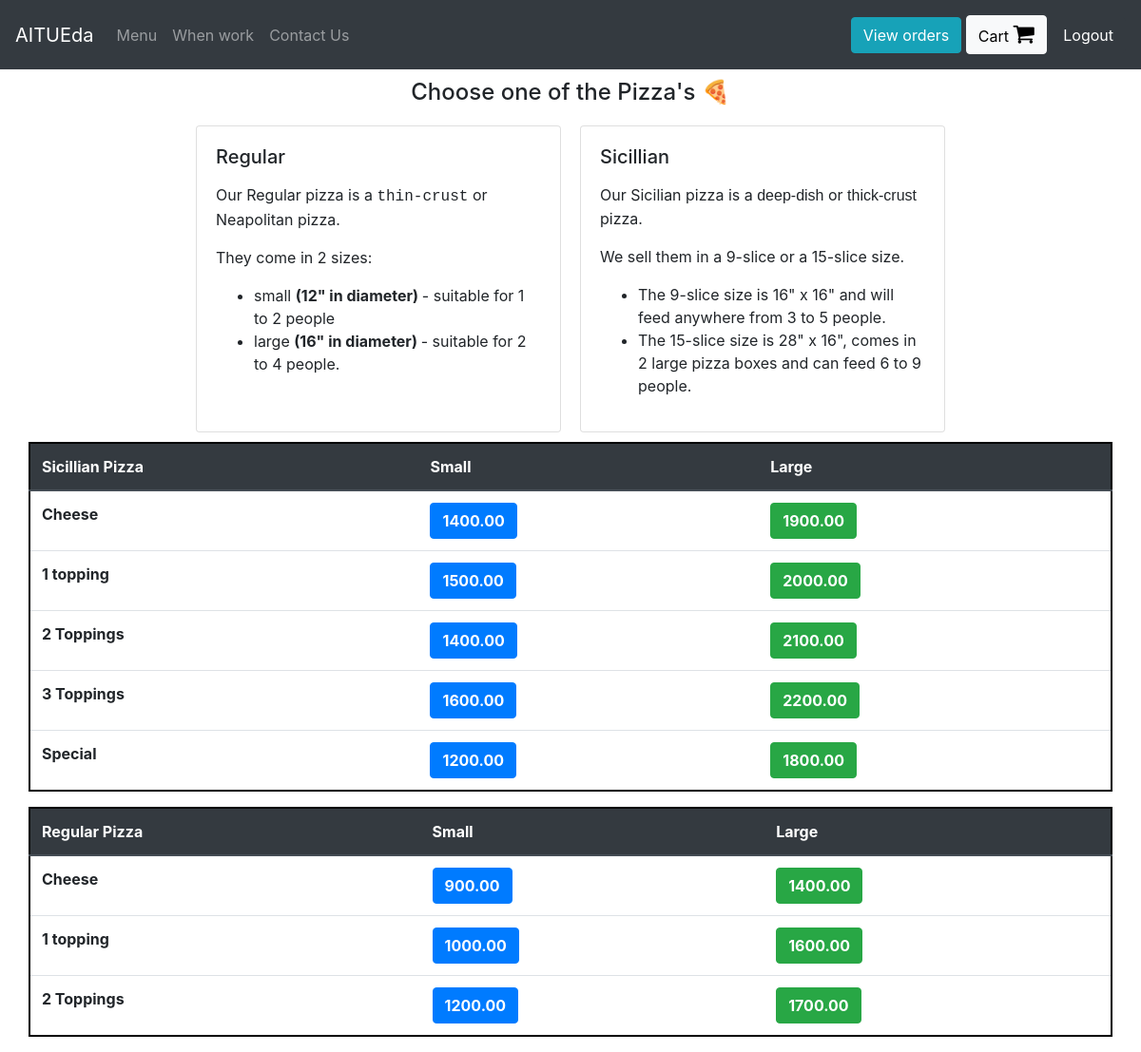
The app's page /Pizza (signed in), older data.
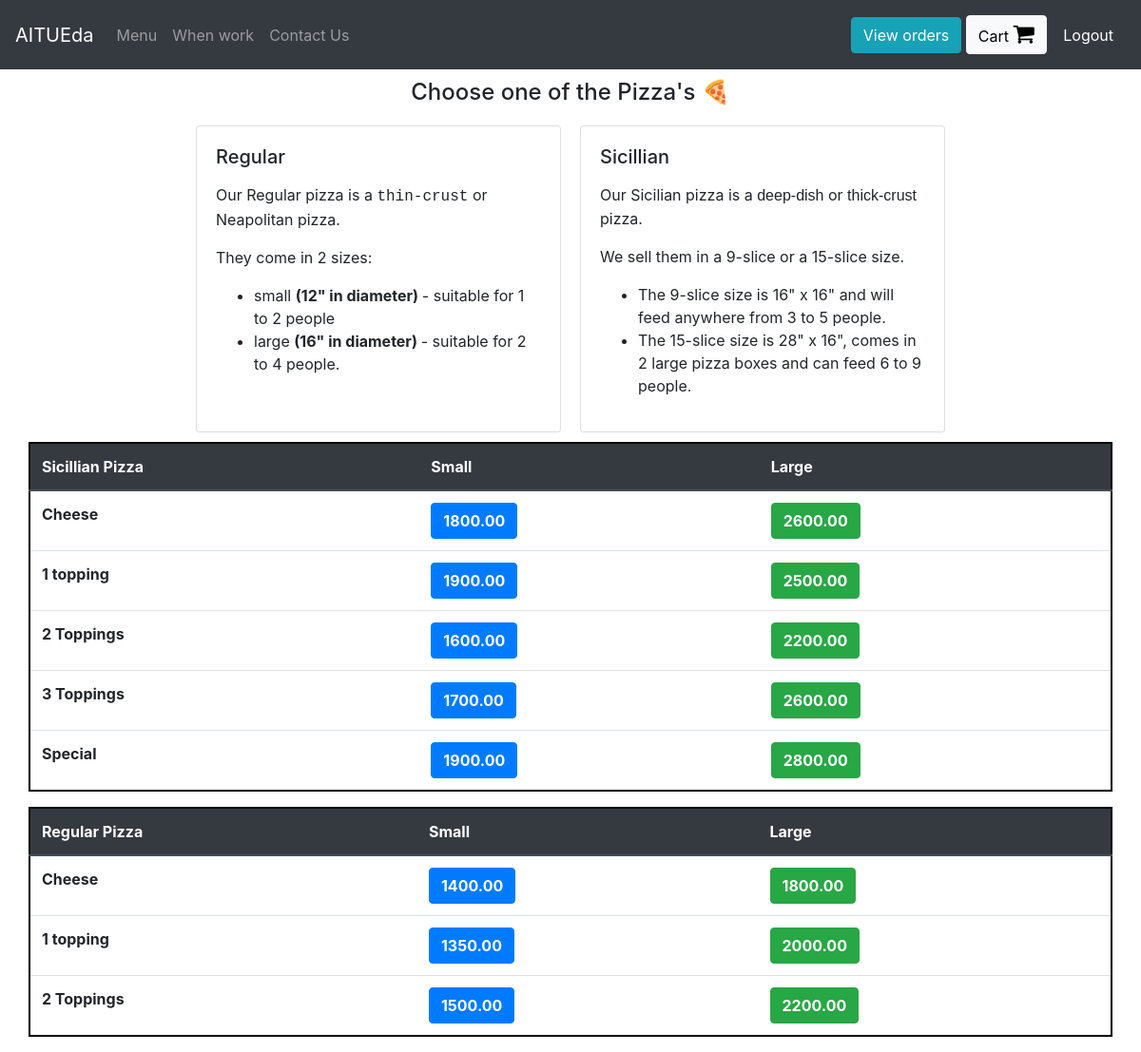
The same page, newer data.
### orders/models.py (models this page shows, shortened)
class RegularPizza(models.Model):
    pizza_choice = models.CharField(max_length=200)
    small_price = models.DecimalField(max_digits=6, decimal_places=2)
    large_price = models.DecimalField(max_digits=6, decimal_places=2)
    category_description = models.TextField()  # make this the wysiwyg text field

class SicilianPizza(models.Model):
    pizza_choice = models.CharField(max_length=200)
    small_price = models.DecimalField(max_digits=6, decimal_places=2)
    large_price = models.DecimalField(max_digits=6, decimal_places=2)
    category_description = models.TextField()  # make this the wysiwyg text field

### orders/views.py (the view)
# urls.py: path("Pizza", views.pizza, name="pizza"),
def pizza(request):
    if request.user.is_authenticated:
        return render(request, "orders/pizza.html",
                      context={"regular_pizza": RegularPizza.objects.all, "sicillian_pizza": SicilianPizza.objects.all,
                               "toppings": Toppings.objects.all, "number_of_toppings": [1, 2, 3]})
    else:
        return redirect("orders:login")

### orders/models.py (called while the page is built)
    def __str__(self):
        return f"{self.topping_name}"

### orders/templates/orders/pizza.html (shortened to what this page needs)
{% extends 'orders/header.html' %}
{% block content %}
    <div class="container">
      <h4 style="margin:10px; text-align:center;"> Choose one of the Pizza's &#x1f355 </h4>
      <div class="row justify-content-center">
            <div class="card" id="regular_pizza_card" style="width: 24rem; margin:10px;">
              <div class="card-body">
                <h5 class="card-title" >Regular </h5>
                {% for pizza in regular_pizza %}
                  {% if pizza.category_description != "default" %}
                    <p class="card-text">{{ pizza.category_description | safe}}</p>
                  {% endif %}
                {% endfor %}
              </div>
            </div>
            <div class="card" id="sicillian_pizza_card" style="width: 24rem; margin:10px;">
              <div class="card-body">
                <h5 class="card-title">Sicillian </h5>
                {% for pizza in sicillian_pizza %}
                  {% if pizza.category_description != "default" %}
                    <p class="card-text">{{ pizza.category_description | safe }}</p>
                  {% endif %}
                {% endfor %}
              </div>
            </div>
      </div>
      <div class="row" >
        <table class="table" id="sicillian_pizza_table" style="border: 2px solid black">
          <thead class="thead-dark">
            <tr>
              <th scope="col">Sicillian Pizza</th>
              <th scope="col">Small</th>
              <th scope="col">Large</th>
            </tr>
          </thead>
          <tbody>
            {% for pizza in sicillian_pizza %}
              <tr>
                <th>{{pizza.pizza_choice}}</th>
                {% if forloop.counter0 in number_of_toppings %}
                  <td><button type="button" class="btn btn-primary add_to_cart"  onclick="pizza_toppings({{forloop.counter0}}, 'Small Sicillian', {{pizza.small_price}})"><strong>{{pizza.small_price}}</strong></button></td>
                  <td><button type="button" class="btn btn-success add_to_cart"  onclick="pizza_toppings({{forloop.counter0}}, 'Large Sicillian', {{pizza.large_price}})"><strong>{{pizza.large_price}}</strong></button></td>
                {% else %}
                  <td><button type="button" class="btn btn-primary add_to_cart"  onclick="add_to_cart({item_description: 'Small Sicillian Pizza - {{pizza.pizza_choice}}' , price: {{pizza.small_price}} })"><strong>{{pizza.small_price}}</strong></button></td>
                  <td><button type="button" class="btn btn-success add_to_cart"  onclick="add_to_cart({item_description: 'Large Sicillian Pizza - {{pizza.pizza_choice}}' , price: {{pizza.large_price}} })"><strong>{{pizza.large_price}}</strong></button></td>
                {% endif %}
              </tr>
            {% endfor %}
          </tbody>
        </table>
        <table class="table" id="regular_pizza_table" style="border: 2px solid black">
          <thead class="thead-dark">
            <tr>
              <th scope="col">Regular Pizza</th>
              <th scope="col">Small</th>
              <th scope="col">Large</th>
            </tr>
          </thead>
          <tbody>
            {% for pizza in regular_pizza %}
              <tr>
                <th>{{pizza.pizza_choice}}</th>
                {% if forloop.counter0 in number_of_toppings %}
                  <td><button type="button" class="btn btn-primary add_to_cart"  onclick="pizza_toppings({{forloop.counter0}}, 'Small Regular', {{pizza.small_price}})"><strong>{{pizza.small_price}}</strong></button></td>
                  <td><button type="button" class="btn btn-success add_to_cart"  onclick="pizza_toppings({{forloop.counter0}}, 'Large Regular', {{pizza.large_price}})"><strong>{{pizza.large_price}}</strong></button></td>
                {% else %}
                  <td><button type="button" class="btn btn-primary add_to_cart"  onclick="add_to_cart({item_description: 'Small Regular Pizza - {{pizza.pizza_choice}}' , price: {{pizza.small_price}} })"><strong>{{pizza.small_price}}</strong></button></td>
                  <td><button type="button" class="btn btn-success add_to_cart"  onclick="add_to_cart({item_description: 'Large Regular Pizza - {{pizza.pizza_choice}}' , price: {{pizza.large_price}} })"><strong>{{pizza.large_price}}</strong></button></td>
                {% endif %}
              </tr>
            {% endfor %}
          </tbody>
        </table>
      </div>
    </div>
{% endblock %}

### orders/templates/orders/header.html (shortened to what this page needs)
<!doctype html>
<html lang="en">
  <head>
    <link rel="stylesheet" href="https://stackpath.bootstrapcdn.com/bootstrap/4.3.1/css/bootstrap.min.css">
    <link rel="stylesheet" href="https://cdnjs.cloudflare.com/ajax/libs/font-awesome/4.7.0/css/font-awesome.min.css">
    <link href="https://cdnjs.cloudflare.com/ajax/libs/toastr.js/latest/toastr.min.css" rel="stylesheet"/>
    {% load static %}
    <link rel="stylesheet" href="{% static 'orders/main.js' %}">
  </head>
  <body>
    <nav class="navbar navbar-expand-lg navbar-dark bg-dark">
      <a class="navbar-brand" href="#">AITUEda</a>
      <div class="collapse navbar-collapse" id="navbarText">
        {% if user.is_authenticated %}
        <ul class="navbar-nav mr-auto">
          <li class="nav-item">
            <a class="nav-link" href="/">Menu</a>
          </li>
          <li class="nav-item">
            <a class="nav-link" href="/hours">When work</a>
          </li>
          <li class="nav-item">
            <a class="nav-link" href="/contact">Contact Us</a>
          </li>
        </ul>
        <span class="navbar-text">
          <a href="/view-orders" class="btn btn-info">View orders</a>
          <a href="/cart" id="cart_button" class="btn btn-light" style="color:black;">Cart <i class="fa fa-shopping-cart" style="font-size:24px;"></i></a>
          <button type="button" class="btn btn-dark" onclick="logout()">Logout</button>
        </span>
        {% endif %}
      </div>
    </nav>
    {% block content %}
    {% endblock %}
  </body>
</html>

Row changes from the older to the newer data that the page shows:
changed RegularPizza "Cheese": small_price "900.00" → "1400.00"; large_price "1400.00" → "1800.00"
changed SicilianPizza "Cheese": small_price "1400.00" → "1800.00"; large_price "1900.00" → "2600.00"
changed SicilianPizza "1 topping": small_price "1500.00" → "1900.00"; large_price "2000.00" → "2500.00"
changed SicilianPizza "2 Toppings": small_price "1400.00" → "1600.00"; large_price "2100.00" → "2200.00"
changed SicilianPizza "3 Toppings": small_price "1600.00" → "1700.00"; large_price "2200.00" → "2600.00"
changed SicilianPizza "Special": small_price "1200.00" → "1900.00"; large_price "1800.00" → "2800.00"
changed RegularPizza "1 topping": small_price "1000.00" → "1350.00"; large_price "1600.00" → "2000.00"
changed RegularPizza "2 Toppings": small_price "1200.00" → "1500.00"; large_price "1700.00" → "2200.00"
